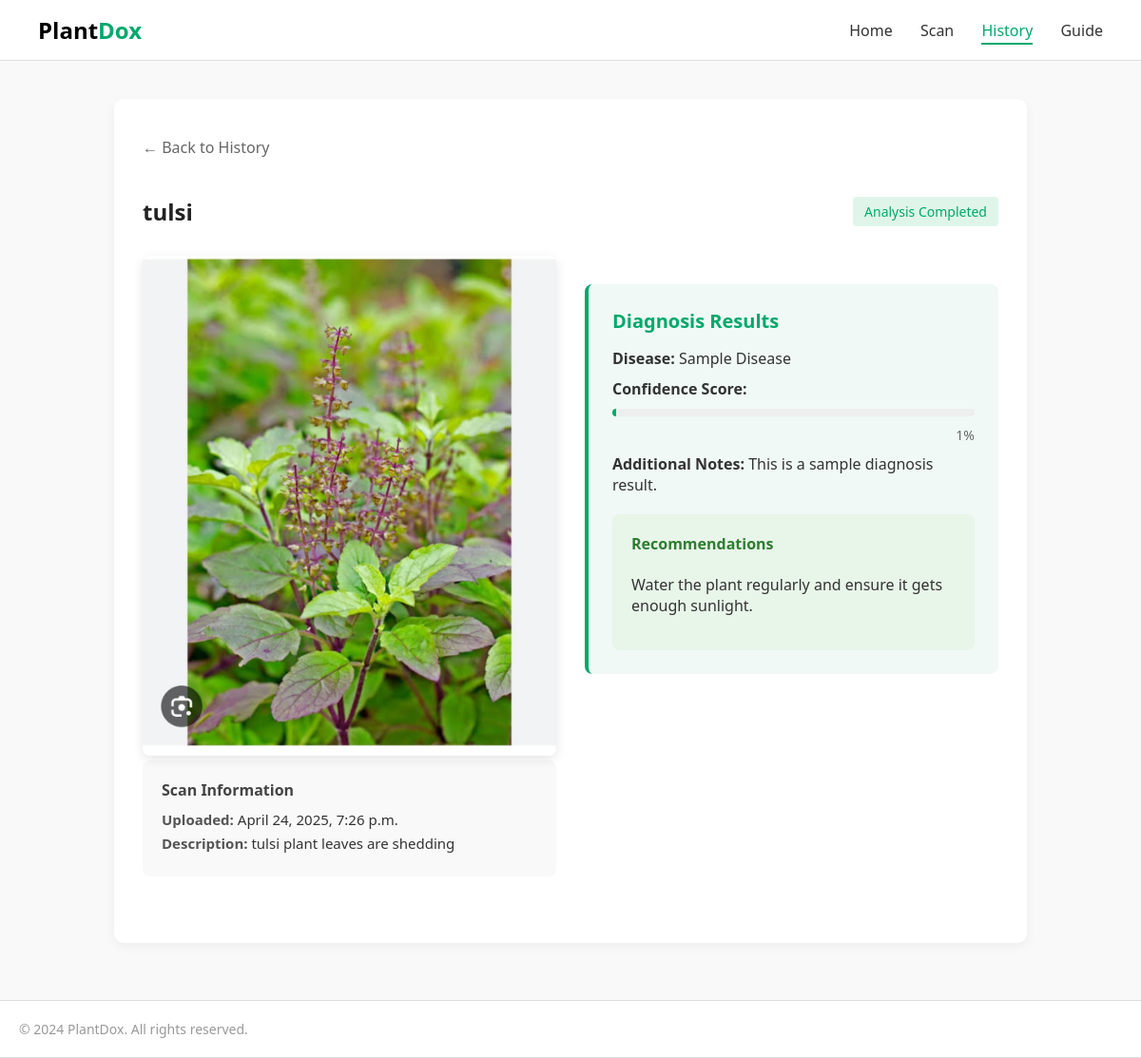
The app's page /plant-scans/detail/2/ with its own data.
### plant_scans/models.py (models this page shows, shortened)
class PlantScan(models.Model):
    SCAN_STATUS_CHOICES = [
        ('pending', 'Pending Analysis'),
        ('completed', 'Analysis Completed'),
        ('failed', 'Analysis Failed'),
    ]
    title = models.CharField(max_length=200)
    description = models.TextField(blank=True, null=True)
    image = models.ImageField(upload_to='plant_scans/')
    upload_date = models.DateTimeField(default=timezone.now)
    status = models.CharField(max_length=20, choices=SCAN_STATUS_CHOICES, default='pending')

class DiagnosisResult(models.Model):
    plant_scan = models.OneToOneField(PlantScan, on_delete=models.CASCADE, related_name='diagnosis')
    disease_name = models.CharField(max_length=200, blank=True, null=True)
    confidence_score = models.FloatField(default=0.0)
    diagnosis_date = models.DateTimeField(default=timezone.now)
    additional_notes = models.TextField(blank=True, null=True)
    recommendations = models.TextField(blank=True, null=True)

### plant_scans/views.py (the view)
# urls.py: path('detail/<int:scan_id>/', views.scan_detail, name='scan_detail'),
def scan_detail(request, scan_id):
    scan = get_object_or_404(PlantScan, id=scan_id)
    try:
        diagnosis = scan.diagnosis
    except DiagnosisResult.DoesNotExist:
        diagnosis = None
    return render(request, 'plant_scans/scan_detail.html', {
        'scan': scan,
        'diagnosis': diagnosis
    })

### templates/plant_scans/scan_detail.html (shortened to what this page needs)
{% extends 'base.html' %}
{% block content %}
<!DOCTYPE html>
<html lang="en">
<head>
</head>
<body>
  <header>
    <h1><span class="plant">Plant</span><span class="dox">Dox</span></h1>
    <nav>
      <a href="/">Home</a>
      <a href="{% url 'upload_scan' %}">Scan</a>
      <a href="{% url 'scan_history' %}" class="active">History</a>
      <a href="{% url 'guide' %}">Guide</a>
    </nav>
  </header>
  <div class="container">
    <a href="{% url 'scan_history' %}" class="back-link">← Back to History</a>
    <h2>
      {{ scan.title }}
      <span class="scan-status status-{{ scan.status }}">
        {{ scan.get_status_display }}
      </span>
    </h2>
    <div class="scan-content">
      <div class="scan-image-container">
        {% if scan.image %}
          <img src="{{ scan.image.url }}" alt="{{ scan.title }}" class="scan-image">
        {% else %}
          <div style="background-color: #eee; height: 300px; display: flex; justify-content: center; align-items: center; border-radius: 8px;">
            <span style="color: #999;">No Image Available</span>
          </div>
        {% endif %}
        <div class="scan-meta info-box">
          <div class="info-title">Scan Information</div>
          <p><strong>Uploaded:</strong> {{ scan.upload_date|date:"F j, Y, g:i a" }}</p>
          {% if scan.description %}
            <p><strong>Description:</strong> {{ scan.description }}</p>
          {% endif %}
        </div>
      </div>
      <div class="scan-details">
        {% if diagnosis %}
          <div class="diagnosis-result">
            <div class="diagnosis-header">Diagnosis Results</div>
            <div class="diagnosis-content">
              <p><strong>Disease:</strong> {{ diagnosis.disease_name }}</p>
              <div>
                <strong>Confidence Score:</strong>
                <div class="confidence-meter">
                  <div class="confidence-fill" style="width: {{ diagnosis.confidence_score|floatformat:0 }}%;"></div>
                </div>
                <div class="confidence-text">{{ diagnosis.confidence_score|floatformat:0 }}%</div>
              </div>
              {% if diagnosis.additional_notes %}
                <p><strong>Additional Notes:</strong> {{ diagnosis.additional_notes }}</p>
              {% endif %}
            </div>
            {% if diagnosis.recommendations %}
              <div class="recommendations">
                <h4>Recommendations</h4>
                <p>{{ diagnosis.recommendations }}</p>
              </div>
            {% endif %}
          </div>
        {% endif %}
      </div>
    </div>
  </div>
  <footer>
    © 2024 PlantDox. All rights reserved.
  </footer>
</body>
</html>
{% endblock %}

### templates/plant_scans/scan_detail.html (style rules this page uses)
:root { --primary-green: #00A86B; --light-gray: #f9f9f9; --border-gray: #ddd; --blue-box: #e6f0ff; }
body { font-family: 'Segoe UI', sans-serif; background-color: var(--light-gray); margin: 0; padding: 0; color: #333; }
header, footer { background-color: white; padding: 15px 40px; display: flex; justify-content: space-between; align-items: center; border-bottom: 1px solid var(--border-gray); }
header h1 { font-size: 24px; margin: 0; }
header h1 span.plant { color: black; }
header h1 span.dox { color: var(--primary-green); font-weight: bold; }
nav a { margin-left: 25px; text-decoration: none; color: #333; font-weight: 500; }
nav a.active { color: var(--primary-green); border-bottom: 2px solid var(--primary-green); padding-bottom: 2px; }
.container { max-width: 900px; margin: 40px auto; background: white; padding: 40px 30px; border-radius: 10px; box-shadow: 0 4px 12px rgba(0,0,0,0.05); }
.back-link { display: inline-block; margin-bottom: 20px; color: #666; text-decoration: none; }
h2 { color: #222; margin-bottom: 30px; display: flex; align-items: center; justify-content: space-between; font-size: 24px; }
.scan-status { display: inline-block; padding: 6px 12px; border-radius: 4px; font-size: 14px; font-weight: 500; }
.status-completed { background-color: #e0f5ea; color: var(--primary-green); }
.scan-content { display: flex; flex-wrap: wrap; gap: 30px; }
.scan-image-container { flex: 1; min-width: 300px; }
.scan-image { width: 100%; border-radius: 8px; box-shadow: 0 4px 12px rgba(0,0,0,0.1); }
.scan-details { flex: 1; min-width: 300px; }
.info-box { background-color: #f9f9f9; border-radius: 8px; padding: 20px; margin-bottom: 20px; }
.info-title { font-weight: 600; margin-bottom: 10px; color: #444; }
.scan-meta { margin-bottom: 30px; }
.scan-meta p { margin: 5px 0; font-size: 15px; }
.scan-meta strong { font-weight: 600; color: #555; }
.diagnosis-result { margin-top: 30px; padding: 25px; border-radius: 8px; background-color: #f0f9f6; border-left: 4px solid var(--primary-green); }
.diagnosis-header { font-size: 20px; font-weight: 600; color: var(--primary-green); margin-bottom: 15px; }
.diagnosis-content p { margin: 10px 0; }
.confidence-meter { height: 8px; background-color: #eee; border-radius: 4px; margin: 10px 0; overflow: hidden; }
.confidence-fill { height: 100%; background-color: var(--primary-green); }
.confidence-text { text-align: right; font-size: 14px; color: #666; }
.recommendations { margin-top: 20px; padding: 20px; background-color: #e8f5e9; border-radius: 8px; }
.recommendations h4 { margin-top: 0; color: #2e7d32; }
footer { background-color: white; text-align: center; font-size: 14px; color: #999; padding: 20px; margin-top: 60px; border-top: 1px solid var(--border-gray); }

### records on screen
PlantScan: title "tulsi", status "Analysis Completed", image (picture), upload_date "April 24, 2025, 7:26 p.m.", description "tulsi plant leaves are shedding"
DiagnosisResult: disease_name "Sample Disease", confidence_score "1", additional_notes "This is a sample diagnosis result.", recommendations "Water the plant regularly and ensure it gets enough sunlight."
